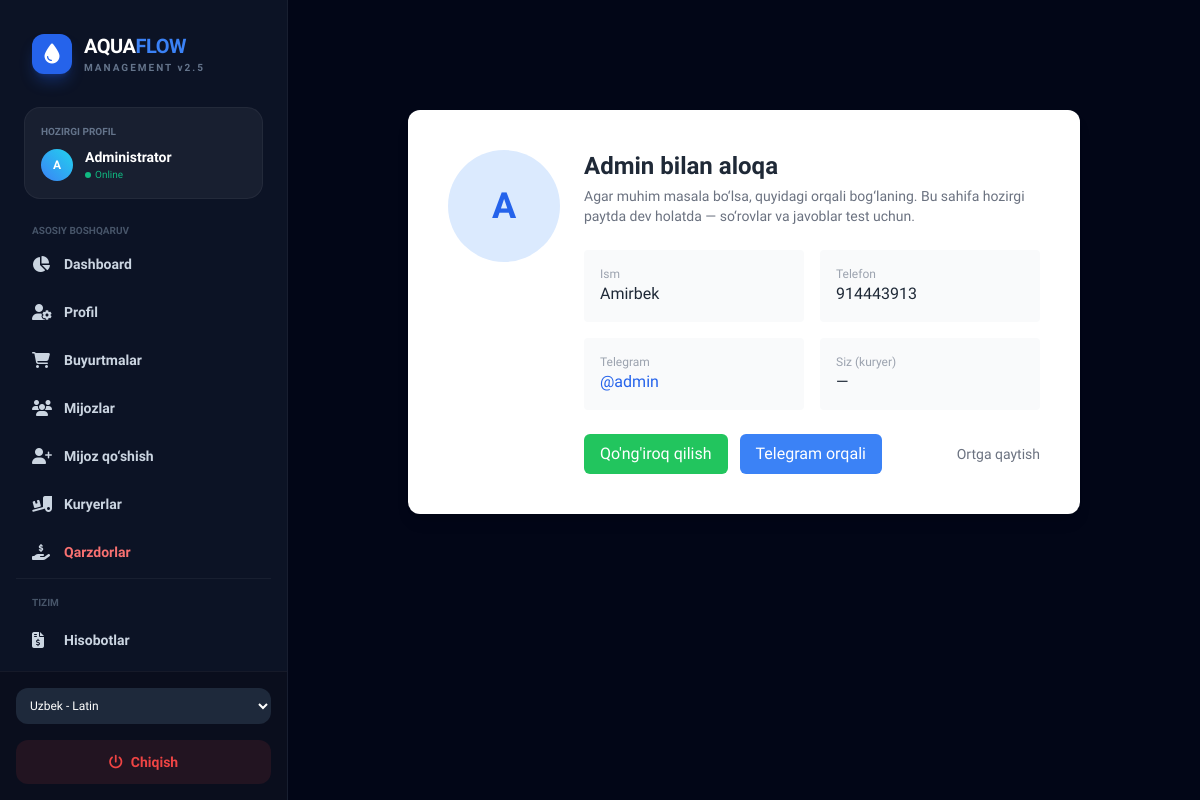
Page /courier_panel/contact_admin/ on the earlier database version.
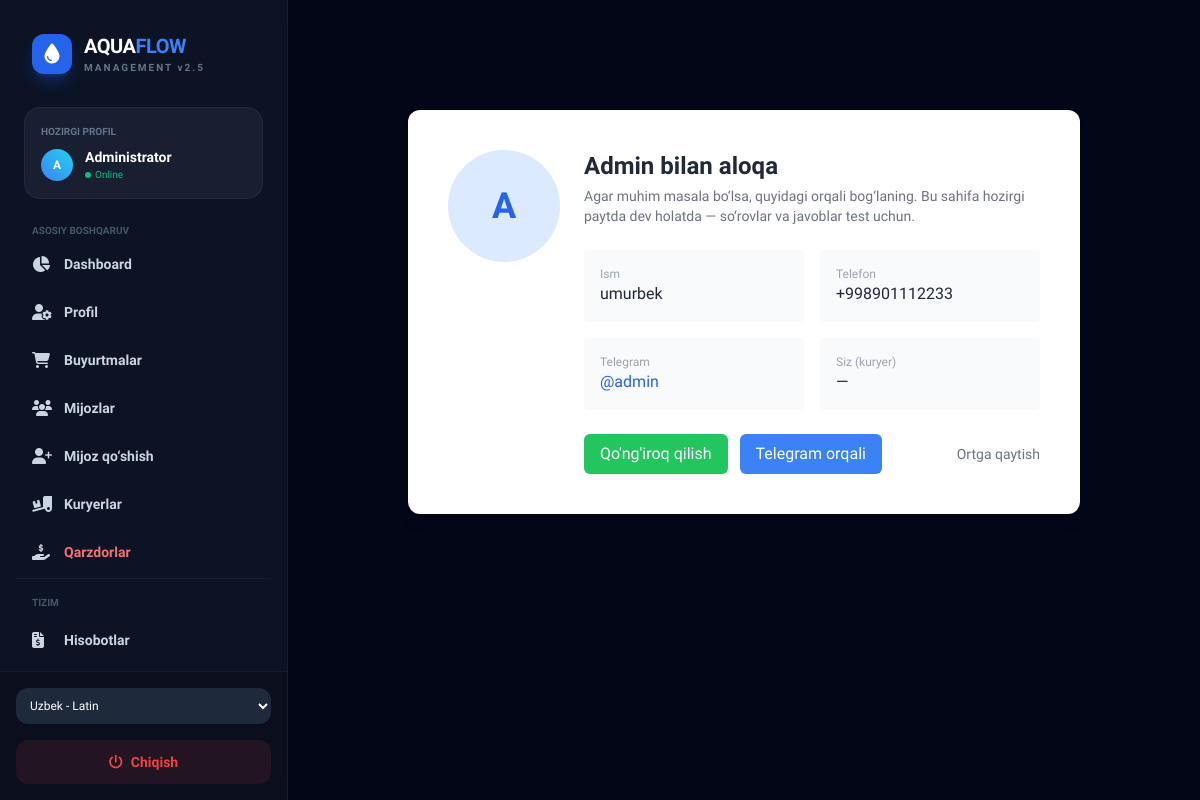
Same page on the later database version.
### suv_tashish_crm/models.py (models this page shows, shortened)
class Admin(models.Model):
    user = models.OneToOneField(
        settings.AUTH_USER_MODEL,
        on_delete=models.CASCADE,
        null=True,
        blank=True,
        related_name="suv_admin_profile",
        related_query_name="suv_admin_profile",
    )
    full_name = models.CharField(max_length=255)
    phone = models.CharField(max_length=15)
    telegram_id = models.CharField(max_length=50, null=True, blank=True)

### courier_panel/views.py (the view)
# urls.py: path('contact_admin/', views.contact_admin, name='client_contact_admin'),
def contact_admin(request):
    courier = None
    courier_id = request.session.get('courier_id')
    if courier_id:
        try:
            courier = Courier.objects.get(pk=courier_id)
        except Courier.DoesNotExist:
            courier = None
    try:
        request.session['last_view'] = 'contact_admin'
    except Exception:
        pass
    admin_info = {
        'full_name': 'Administrator',
        'phone': '+998901112233',
        'telegram': '@admin',
    }
    try:
        from suv_tashish_crm.models import Admin
        adm = Admin.objects.first()
        if adm:
            admin_info['full_name'] = adm.full_name or admin_info['full_name']
            admin_info['phone'] = adm.phone or admin_info['phone']
            admin_info['telegram'] = adm.telegram_id or admin_info['telegram']
    except Exception:
        pass
    context = {'courier': courier, 'admin': admin_info}
    return render(request, 'courier/contact_admin.html', context)

### admin_panel/context_processors.py (called while the page is built)
def sidebar_debtors(request):
    cutoff = timezone.now() - timedelta(days=10)
    debtors_qs = Client.objects.filter(debt__gt=0, last_order__lt=cutoff).order_by('-debt')[:10]
    debtors = []
    for c in debtors_qs:
        days_overdue = (timezone.now() - c.last_order).days if c.last_order else None
        debtors.append({
            'id': c.id,
            'name': c.full_name,
            'phone': c.phone,
            'debt': float(c.debt or 0),
            'days_overdue': days_overdue,
        })
    return {'sidebar_debtors': debtors}

### suv_tashish_crm/context_processors.py (called while the page is built)
def language_context(request):
    import os, json
    BASE_DIR = os.path.dirname(os.path.dirname(os.path.abspath(__file__)))
    locale_dir = os.path.join(BASE_DIR, 'locale')
    lang = request.session.get('lang', 'uz_lat')
    if lang not in ('uz_lat', 'uz_cyrl', 'ru', 'en'):
        lang = 'uz_lat'
    filename = os.path.join(locale_dir, f"{lang}.json")
    translations = {}
    try:
        with open(filename, 'r', encoding='utf-8') as f:
            translations = json.load(f)
    except Exception:
        translations = {}
    return {
        'T': translations,
        'current_lang': lang,
        'LANG_OPTIONS': [
            ('uz_lat', 'Uzbek - Latin'),
            ('uz_cyrl', 'Uzbek - Кирил'),
            ('ru', 'Русский'),
            ('en', 'English'),
        ],
    }

def admin_login_error(request):
    try:
        msg = request.session.pop('admin_login_error')
        return {'admin_login_error': msg}
    except Exception:
        return {'admin_login_error': None}

### templates/courier/contact_admin.html
{% extends 'base.html' %}
{% block content %}
<div class="min-h-[70vh] flex items-center justify-center px-4 py-8">
    <div class="w-full max-w-2xl">
        <div class="bg-white shadow-lg rounded-xl overflow-hidden">
            <div class="p-8 md:p-10 flex flex-col md:flex-row items-center md:items-start gap-6">
                <div class="flex-shrink-0">
                    <div class="w-28 h-28 rounded-full bg-blue-100 flex items-center justify-center text-4xl text-blue-600 font-bold">A</div>
                </div>
                <div class="flex-1">
                    <h1 class="text-2xl font-bold text-gray-800">Admin bilan aloqa</h1>
                    <p class="text-sm text-gray-500 mt-1">Agar muhim masala bo‘lsa, quyidagi orqali bog‘laning. Bu sahifa hozirgi paytda dev holatda — so‘rovlar va javoblar test uchun.</p>
                    <div class="mt-6 grid grid-cols-1 sm:grid-cols-2 gap-4">
                        <div class="p-4 bg-gray-50 rounded">
                            <div class="text-xs text-gray-400">Ism</div>
                            <div class="font-medium text-gray-800">{{ admin.full_name }}</div>
                        </div>
                        <div class="p-4 bg-gray-50 rounded">
                            <div class="text-xs text-gray-400">Telefon</div>
                            <div class="font-medium text-gray-800">{{ admin.phone }}</div>
                        </div>
                        <div class="p-4 bg-gray-50 rounded">
                            <div class="text-xs text-gray-400">Telegram</div>
                            <div class="font-medium text-blue-600">{{ admin.telegram }}</div>
                        </div>
                        <div class="p-4 bg-gray-50 rounded">
                            <div class="text-xs text-gray-400">Siz (kuryer)</div>
                            <div class="font-medium text-gray-800">{% if courier %}{{ courier.full_name }} — {{ courier.phone }}{% else %}—{% endif %}</div>
                        </div>
                    </div>
                    <div class="mt-6 flex items-center gap-3">
                        <a href="tel:{{ admin.phone }}" class="inline-block bg-green-500 hover:bg-green-600 text-white px-4 py-2 rounded-md">Qo'ng'iroq qilish</a>
                        <a href="https://t.me/{{ admin.telegram|slice:'1:' }}" target="_blank" class="inline-block bg-blue-500 hover:bg-blue-600 text-white px-4 py-2 rounded-md">Telegram orqali</a>
                        <a href="/courier_panel/dashboard/" class="ml-auto text-sm text-gray-500 hover:underline">Ortga qaytish</a>
                    </div>
                </div>
            </div>
        </div>
    </div>
</div>
{% endblock %}

### templates/base.html (shortened to what this page needs)
<!doctype html>
<html lang="en" class="scroll-smooth">
<head>
    <script src="https://cdn.tailwindcss.com"></script>
    <link rel="stylesheet" href="https://cdnjs.cloudflare.com/ajax/libs/font-awesome/6.5.1/css/all.min.css" />
</head>
<body class="bg-[#020617] text-slate-300">
<div class="flex min-h-screen">
    <aside id="sidebar" class="w-72 h-screen fixed hidden md:flex flex-col glass-sidebar z-40 transition-all duration-300">
        <div class="p-8">
            <div class="flex items-center gap-3">
                <div class="w-10 h-10 rounded-xl bg-blue-600 flex items-center justify-center shadow-lg shadow-blue-600/30">
                    <i class="fa-solid fa-droplet text-white text-xl"></i>
                </div>
                <div>
                    <h1 class="text-xl font-extrabold text-white tracking-tight uppercase">Aqua<span class="text-blue-500">Flow</span></h1>
                    <p class="text-[10px] text-slate-500 font-bold tracking-[0.2em]">MANAGEMENT v2.5</p>
                </div>
            </div>
        </div>
        <nav class="flex-1 px-4 space-y-1 overflow-y-auto custom-scrollbar">
            <div class="mx-2 mb-6 p-4 rounded-2xl bg-white/5 border border-white/5">
                <p class="text-[10px] uppercase font-bold text-slate-500 mb-2">Hozirgi profil</p>
                <div class="flex items-center gap-3">
                    <div class="w-8 h-8 rounded-full bg-gradient-to-tr from-blue-500 to-cyan-400 flex items-center justify-center text-white text-xs font-bold">
                        {% if request.session.courier_name %}{{ request.session.courier_name|slice:":1"|upper }}
                        {% elif request.session.client_name %}{{ request.session.client_name|slice:":1"|upper }}
                        {% elif request.user.is_authenticated %}{{ request.user.username|slice:":1"|upper }}
                        {% else %}A{% endif %}
                    </div>
                    <div class="overflow-hidden">
                        <p class="text-sm font-bold text-white truncate">
                            {% if request.session.courier_name %}{{ request.session.courier_name }}
                            {% elif request.session.client_name %}{{ request.session.client_name }}
                            {% elif request.user.is_authenticated %}{{ request.user.username }}
                            {% else %}Administrator{% endif %}
                        </p>
                        <p class="text-[10px] text-emerald-500 flex items-center gap-1">
                            <span class="w-1.5 h-1.5 rounded-full bg-emerald-500 animate-pulse"></span> Online
                        </p>
                    </div>
                </div>
            </div>
            {% if request.session.courier_id and '/courier_panel/' in request.path %}
                <p class="px-4 text-[10px] font-bold text-slate-600 uppercase mb-2">Kuryer menyusi</p>
                {% include "partials/nav_item.html" with link="/courier_panel/dashboard/" icon="fa-house" text=T.dashboard|default:'Dashboard' %}
                {% include "partials/nav_item.html" with link="/courier_panel/new_orders/" icon="fa-bell" text=T.new_orders|default:'Yangi buyurtmalar' badge="newOrdersBadge" %}
                {% include "partials/nav_item.html" with link="/courier_panel/history/" icon="fa-clock-rotate-left" text=T.history|default:'Tarix' %}
                {% include "partials/nav_item.html" with link="/courier_panel/profile/" icon="fa-user-gear" text="Profil" %}
                {% include "partials/nav_item.html" with link="/courier_panel/clients/add/" icon="fa-user-plus" text="Mijoz qo‘shish" %}
            {% else %}
                <p class="px-4 text-[10px] font-bold text-slate-600 uppercase mb-2">Asosiy boshqaruv</p>
                <a href="/admin_panel/dashboard/" class="flex items-center gap-3 px-4 py-3 rounded-xl transition-all hover:bg-white/5 {% if '/admin_panel/dashboard/' in request.path %}nav-link-active{% endif %}">
                    <i class="fa-solid fa-chart-pie w-5"></i> <span class="text-sm font-semibold">Dashboard</span>
                </a>
                <a href="/admin_panel/profile/" class="flex items-center gap-3 px-4 py-3 rounded-xl transition-all hover:bg-white/5 {% if '/admin_panel/profile/' in request.path %}nav-link-active{% endif %}">
                    <i class="fa-solid fa-user-gear w-5"></i> <span class="text-sm font-semibold">Profil</span>
                </a>
                <a href="/admin_panel/orders/" class="flex items-center gap-3 px-4 py-3 rounded-xl transition-all hover:bg-white/5 {% if '/admin_panel/orders/' in request.path %}nav-link-active{% endif %}">
                    <i class="fa-solid fa-cart-shopping w-5"></i> <span class="text-sm font-semibold">Buyurtmalar</span>
                </a>
                <a href="/admin_panel/clients/" class="flex items-center gap-3 px-4 py-3 rounded-xl transition-all hover:bg-white/5 "> <i class="fa-solid fa-users w-5"></i>
                    <span class="text-sm font-semibold">Mijozlar</span>
                 </a>
                <a href="/admin_panel/clients/add/"class="flex items-center gap-3 px-4 py-3 rounded-xl transition-all hover:bg-white/5 {% if 'clients/add' in request.path %}nav-link-active{% endif %}">
                    <i class="fa-solid fa-user-plus w-5"></i>
                    <span class="text-sm font-semibold">Mijoz qo‘shish</span>
                </a>
                <a href="/admin_panel/couriers/" class="flex items-center gap-3 px-4 py-3 rounded-xl transition-all hover:bg-white/5 {% if '/admin_panel/couriers/' in request.path %}nav-link-active{% endif %}">
                    <i class="fa-solid fa-truck-ramp-box w-5"></i> <span class="text-sm font-semibold">Kuryerlar</span>
                </a>
                <a href="/admin_panel/debtors/" class="flex items-center gap-3 px-4 py-3 rounded-xl transition-all hover:bg-white/5 {% if '/admin_panel/debtors/' in request.path %}nav-link-active{% endif %}">
                    <i class="fa-solid fa-hand-holding-dollar w-5"></i> <span class="text-sm font-semibold text-red-400">Qarzdorlar</span>
                </a>
                <div class="pt-4 mt-4 border-t border-white/5">
                    <p class="px-4 text-[10px] font-bold text-slate-600 uppercase mb-2">Tizim</p>
                    <a href="/admin_panel/reports/" class="flex items-center gap-3 px-4 py-3 rounded-xl transition-all hover:bg-white/5">
                        <i class="fa-solid fa-file-invoice-dollar w-5"></i> <span class="text-sm font-semibold">Hisobotlar</span>
                    </a>
                </div>
            {% endif %}
        </nav>
        <div class="p-4 border-t border-white/5 bg-black/20">
            <form method="GET" action="/set_language/" class="mb-4">
                <select name="lang" onchange="this.form.submit()" class="w-full bg-slate-800 border-none text-xs rounded-xl p-2.5 text-white focus:ring-blue-500">
                    {% for code,label in LANG_OPTIONS %}
                    <option value="{{ code }}" {% if current_lang == code %}selected{% endif %}>{{ label }}</option>
                    {% endfor %}
                </select>
            </form>
            <a href="/logout/" class="flex items-center justify-center gap-2 w-full py-3 bg-red-500/10 hover:bg-red-500 text-red-500 hover:text-white rounded-xl transition-all font-bold text-sm">
                <i class="fa-solid fa-power-off"></i> {{ T.logout|default:'Chiqish' }}
            </a>
        </div>
    </aside>
    <main class="flex-1 md:ml-72 min-h-screen pb-24 md:pb-8">
        <div class="p-4 md:p-8">
            {% block content %}{% endblock %}
        </div>
    </main>
</div>
</body>
</html>

### templates/base.html (style rules this page uses)
body { font-family: 'Plus Jakarta Sans', sans-serif; }
.glass-sidebar { background: rgba(15, 23, 42, 0.8); backdrop-filter: blur(12px); border-right: 1px solid rgba(255, 255, 255, 0.05); }

Differences in the rows shown:
changed Admin: full_name "Amirbek" → "umurbek"; phone "914443913" → (not shown)
Other differences:
{{ admin.phone }}: (not shown) → "+998901112233"
